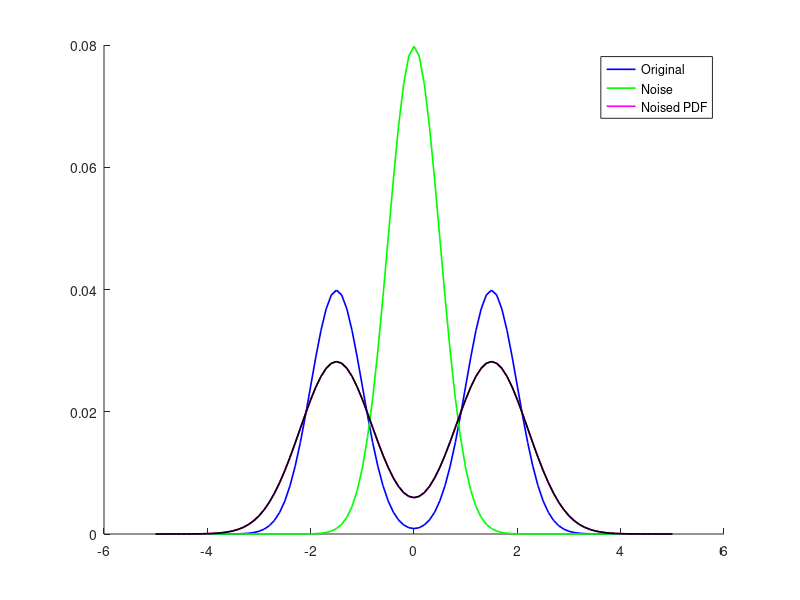

Reproduce this figure in MATLAB.
%*********************************************
% do monte-carlo runs of tracker
%*********************************************

addpath(genpath('../'));

doPlot = true;

Nc = 101;
limits = [-5 5];

gauss_mean = [-1.5, 1.5];
gauss_sig = diag(0.25);

noise_sig = diag(0.25);

gauss_count = size(gauss_mean, 2);
Ds = size(gauss_mean, 1);

% samples
g_samples = linspace(limits(1,1), limits(1,2), Nc);
g_weights = zeros(1,Nc);
for i=1:gauss_count
   g_weights = g_weights + mvnpdf(g_samples', gauss_mean(:,i)', gauss_sig')';
end
g_weights = g_weights ./ sum(g_weights);

% noise
n_weights = mvnpdf(g_samples', zeros(Ds,1)', noise_sig');
n_weights = n_weights ./ sum(n_weights);


% conv
g_noised_weights = conv(g_weights,n_weights,'same');
g_noised_weights = g_noised_weights ./ sum(g_noised_weights);

% conv gaussian
g_conv_weights = zeros(1,Nc);
for i=1:gauss_count
   g_conv_weights = g_conv_weights + conv(mvnpdf(g_samples', gauss_mean(:,i)', gauss_sig')',n_weights,'same');
end
g_conv_weights = g_conv_weights ./ sum(g_conv_weights);


% plot
if doPlot
   
    figure(1); clf; hold on;
    plot(g_samples, g_weights, 'Color', [0 0 1], 'LineWidth', 1.2);
    plot(g_samples, n_weights, 'Color', [0 1 0], 'LineWidth', 1.2);
    plot(g_samples, g_noised_weights, 'Color', [1 0 1], 'LineWidth', 1.2);
    plot(g_samples, g_conv_weights, 'Color', [0 0 0], 'LineWidth', 1.2);
    legend("Original", "Noise", "Noised PDF");
    
end